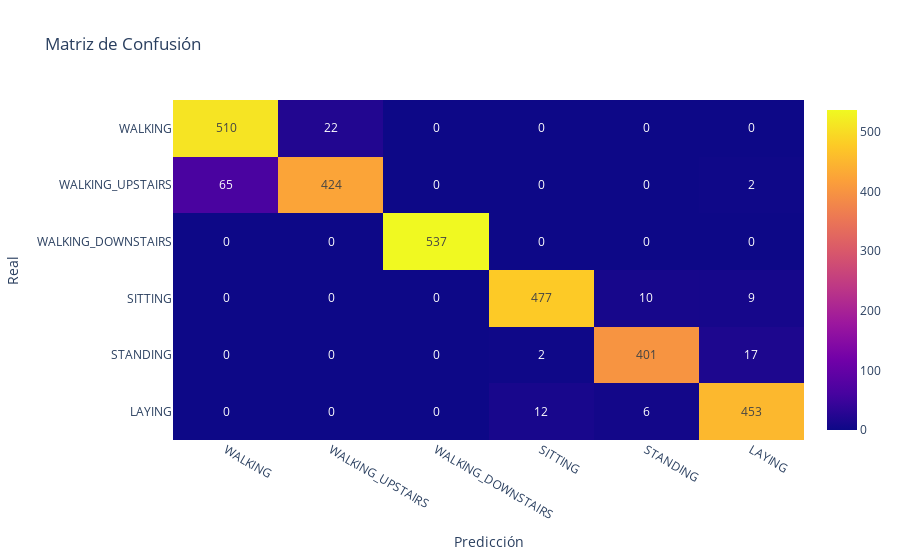

The notebook cell saved with this chart:
### Markdown cell above
En la primera gráfica de "Precisión durante el Entrenamiento (Modelo Ajustado)", se observa que la precisión de entrenamiento se mantiene consistentemente alta, cerca del 98%, mientras que la precisión de validación experimenta algunas fluctuaciones, especialmente en las primeras épocas, con una caída notable alrededor de la época 4. Sin embargo, después de esta variación inicial, la precisión de validación se estabiliza, manteniéndose en un rango aceptable y cercano al 95%. Este comportamiento sugiere que el modelo es capaz de generalizar bien a pesar de las fluctuaciones iniciales.

En la segunda gráfica de "Pérdida durante el Entrenamiento (Modelo Ajustado)", la pérdida de entrenamiento es consistentemente baja, lo cual es un buen indicador de que el modelo se ajusta adecuadamente a los datos de entrenamiento. La pérdida de validación, por otro lado, muestra picos y caídas en las primeras épocas, similar a la precisión de validación, estabilizándose posteriormente en un nivel aceptable y bajo. Estas variaciones iniciales en la pérdida y precisión de validación pueden deberse al ajuste de hiperparámetros que optimizó el modelo para obtener un mejor desempeño general a medida que avanzaba el entrenamiento.

### Code cell
# Predicciones en el conjunto de prueba
y_pred = best_model.predict(X_test_reshaped)
y_pred_classes = y_pred.argmax(axis=1)
y_test_classes = y_test_categorical.argmax(axis=1)

#  matriz de confusión
conf_matrix = confusion_matrix(y_test_classes, y_pred_classes)
activity_labels_list = activity_labels[1].values
conf_matrix_df = pd.DataFrame(conf_matrix, index=activity_labels_list, columns=activity_labels_list)

fig_confusion = px.imshow(conf_matrix_df, text_auto=True, aspect="auto", title="Matriz de Confusión")
fig_confusion.update_xaxes(title_text="Predicción")
fig_confusion.update_yaxes(title_text="Real")
fig_confusion.show()

### Figure 1 — Plotly figure (JSON) as saved in the notebook; plotly's stock layout.template omitted (floating-point values rounded to 4 significant figures)
{"data": [{"coloraxis": "coloraxis", "hovertemplate": "x: %{x}<br>y: %{y}<br>color: %{z}<extra></extra>", "name": "0", "texttemplate": "%{z}", "type": "heatmap", "x": ["WALKING", "WALKING_UPSTAIRS", "WALKING_DOWNSTAIRS", "SITTING", "STANDING", "LAYING"], "xaxis": "x", "y": ["WALKING", "WALKING_UPSTAIRS", "WALKING_DOWNSTAIRS", "SITTING", "STANDING", "LAYING"], "yaxis": "y", "z": [[510, 22, 0, 0, 0, 0], [65, 424, 0, 0, 0, 2], [0, 0, 537, 0, 0, 0], [0, 0, 0, 477, 10, 9], [0, 0, 0, 2, 401, 17], [0, 0, 0, 12, 6, 453]]}], "layout": {"coloraxis": {"colorscale": [[0, "#0d0887"], [0.1111, "#46039f"], [0.2222, "#7201a8"], [0.3333, "#9c179e"], [0.4444, "#bd3786"], [0.5556, "#d8576b"], [0.6667, "#ed7953"], [0.7778, "#fb9f3a"], [0.8889, "#fdca26"], [1, "#f0f921"]]}, "title": {"text": "Matriz de Confusión"}, "xaxis": {"anchor": "y", "domain": [0, 1], "title": {"text": "Predicción"}}, "yaxis": {"anchor": "x", "autorange": "reversed", "domain": [0, 1], "title": {"text": "Real"}}}}
